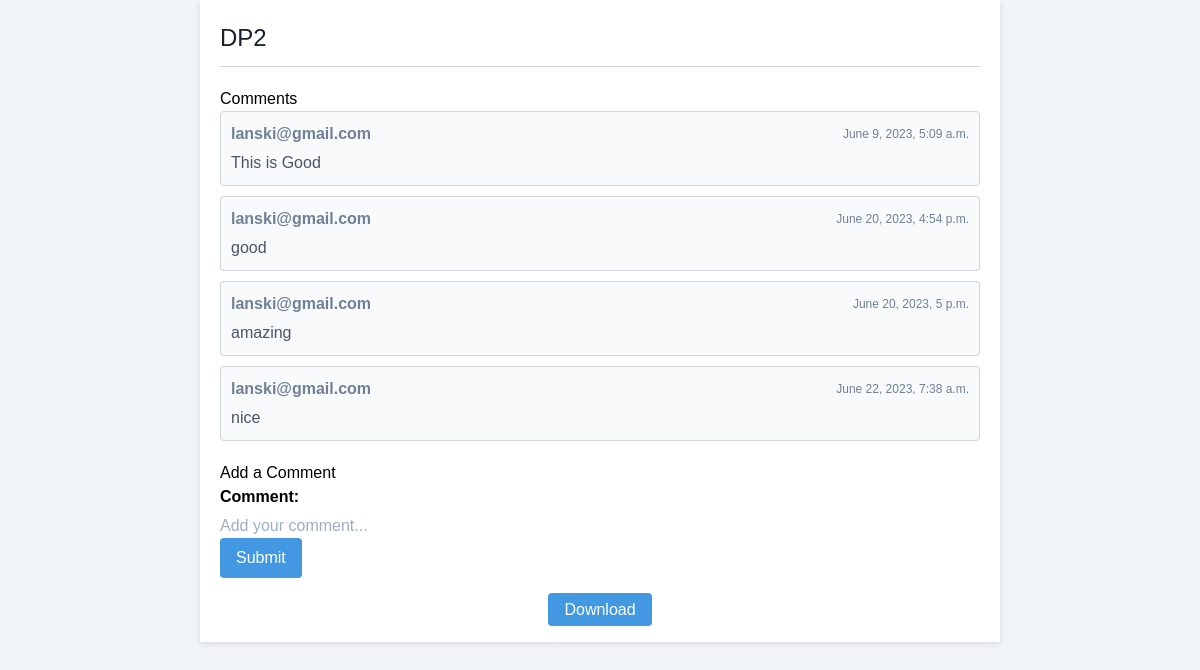
Page /profiles/document/4/ (signed in) on the committed database.
### app/models.py (models this page shows, shortened)
class Document(models.Model):
    title = models.CharField(default = '', max_length=255)
    subject = models.CharField(max_length=100)
    year_level = models.PositiveIntegerField()
    file = models.FileField(upload_to='')
    brief_info = models.CharField(default='', max_length=255)
    embedded_url = models.URLField(blank=True)
    uploader = models.ForeignKey(MyUser, on_delete=models.CASCADE, default=12)

class Comment(models.Model):
    document = models.ForeignKey(Document, on_delete=models.CASCADE, related_name='comments')
    user = models.ForeignKey(MyUser, on_delete=models.CASCADE)
    content = models.TextField()
    created_at = models.DateTimeField(auto_now_add=True)

class MyUser(AbstractBaseUser):
    name = models.CharField(max_length=100)
    username = models.CharField(default="", max_length=100)
    email = models.EmailField(
        verbose_name='email address',
        max_length=255,
        unique=True,
    )
    USER_TYPE_CHOICES = (
        ('STUDENT', 'student'),
        ('PUBLISHER', 'publisher'),
    )
    user_type = models.CharField(choices=USER_TYPE_CHOICES, max_length=64, default='student')
    bio = models.TextField(null=True)
    is_active = models.BooleanField(default=True)
    is_admin = models.BooleanField(default=False)
    objects = MyUserManager()
    USERNAME_FIELD = 'email'
    REQUIRED_FIELDS = []

### app/views.py (the view)
# urls.py: path('document/<int:document_id>/', views.view_document, name='view_document'),
@login_required
def view_document(request, document_id):
    document = get_object_or_404(Document, pk=document_id)
    comments = document.comments.all()
    if request.method == 'POST':
        form = CommentForm(request.POST)
        if form.is_valid():
            comment = form.save(commit=False)
            comment.document = document
            comment.user = request.user
            comment.save()
            return redirect('view_document', document_id=document_id)  # Redirect to the view_document page
    else:
        form = CommentForm()
    pdf_url = document.file.url
    return render(request, 'view_document.html', {'document': document, 'comments': comments, 'form': form, 'pdf_url': pdf_url})

### app/forms.py
class CommentForm(forms.ModelForm):
    class Meta:
        model = Comment
        fields = ('content',)
    def __init__(self, *args, **kwargs):
        super(CommentForm, self).__init__(*args, **kwargs)
        self.fields['content'].widget = forms.TextInput(attrs={'placeholder': 'Add your comment...'})

### theme/templates/view_document.html (shortened to what this page needs)
{% load static %}
<!DOCTYPE html>
<html>
<head>
    <link rel="stylesheet" href="{% static 'css/styles.min.css' %}">
</head>
<body>
    <div class="container">
        <h1>{{ document.subject }}</h1>
        <div class="comments">
            <h2>Comments</h2>
            {% for comment in comments %}
                <div class="comment">
                    <div class="info">
                        <span class="email">{{ comment.user.email }}</span>
                        <span class="date">{{ comment.created_at }}</span>
                    </div>
                    <div class="content">{{ comment.content }}</div>
                </div>
            {% empty %}
                <p class="no-comments">No comments yet.</p>
            {% endfor %}
        </div>
        <div class="add-comment-section">
            <h2>Add a Comment</h2>
            <form method="post">
                <div class="form-group">
                    <label for="{{ form.content.id_for_label }}">Comment:</label>
                    {{ form.content }}
                </div>
                <button class="btn btn-primary" type="submit">Submit</button>
            </form>
        </div>
        <div class="download-comments-container">
            <a href="{% url 'download_document' document.id %}" class="btn btn-primary">Download</a>
        </div>
    </div>
</body>
</html>

### theme/templates/view_document.html (style rules this page uses)
body { background-color: #f1f5f9; font-family: Arial, sans-serif; }
.container { max-width: 800px; margin: 0 auto; padding: 20px; background-color: #ffffff; box-shadow: 0 2px 6px rgba(0, 0, 0, 0.1); }
h1 { color: #1a202c; font-size: 24px; margin-bottom: 10px; padding-bottom: 10px; border-bottom: 1px solid #d2d6dc; }
.comments { margin-bottom: 20px; }
.comment { margin-bottom: 10px; padding: 10px; border: 1px solid #d2d6dc; border-radius: 4px; background-color: #f8fafc; }
.comment .info { display: flex; justify-content: space-between; align-items: center; margin-bottom: 5px; color: #718096; }
.comment .email { font-weight: bold; }
.comment .date { font-size: 12px; }
.comment .content { color: #4a5568; }
.add-comment-section { margin-bottom: 20px; }
.add-comment-section label { display: block; font-weight: bold; margin-bottom: 5px; }
.add-comment-section button { background-color: #4299e1; color: #ffffff; padding: 8px 16px; border: none; border-radius: 4px; cursor: pointer; }
.download-comments-container { text-align: center; margin-top: 20px; }
.download-comments-container .btn-primary { background-color: #4299e1; color: #ffffff; padding: 8px 16px; border: none; border-radius: 4px; cursor: pointer; text-decoration: none; }

### rows in the picture
Document: subject "DP2"
Comment: user.email "lanski@gmail.com", created_at "June 9, 2023, 5:09 a.m.", content "This is Good"
Comment: user.email "lanski@gmail.com", created_at "June 20, 2023, 4:54 p.m.", content "good"
Comment: user.email "lanski@gmail.com", created_at "June 20, 2023, 5 p.m.", content "amazing"
Comment: user.email "lanski@gmail.com", created_at "June 22, 2023, 7:38 a.m.", content "nice"
